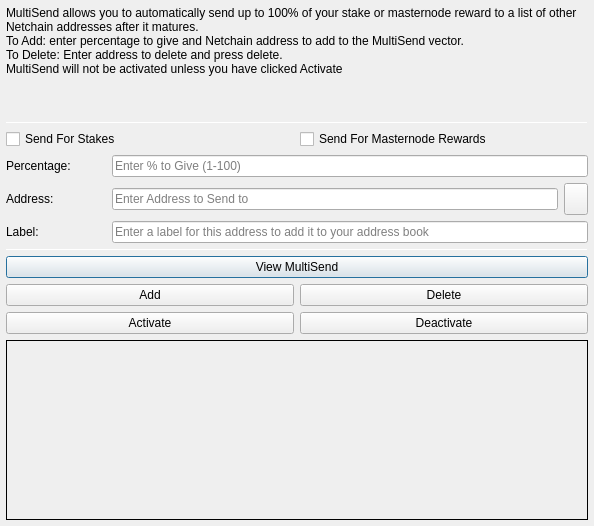
<?xml version="1.0" encoding="UTF-8"?>
<ui version="4.0">
 <class>MultiSendDialog</class>
 <widget class="QDialog" name="MultiSendDialog">
  <property name="windowModality">
   <enum>Qt::NonModal</enum>
  </property>
  <property name="geometry">
   <rect>
    <x>0</x>
    <y>0</y>
    <width>594</width>
    <height>526</height>
   </rect>
  </property>
  <property name="windowTitle">
   <string>MultiSend</string>
  </property>
  <layout class="QVBoxLayout" name="verticalLayout" stretch="0">
   <property name="leftMargin">
    <number>6</number>
   </property>
   <property name="topMargin">
    <number>6</number>
   </property>
   <property name="rightMargin">
    <number>6</number>
   </property>
   <property name="bottomMargin">
    <number>6</number>
   </property>
   <item>
    <layout class="QVBoxLayout" name="verticalLayout_Main" stretch="1,1,1,0,1,1,1">
     <item>
      <widget class="QLabel" name="label_2">
       <property name="lineWidth">
        <number>1</number>
       </property>
       <property name="text">
        <string>MultiSend allows you to automatically send up to 100% of your stake or masternode reward to a list of other Netchain addresses after it matures.
To Add: enter percentage to give and Netchain address to add to the MultiSend vector.
To Delete: Enter address to delete and press delete.
MultiSend will not be activated unless you have clicked Activate</string>
       </property>
       <property name="alignment">
        <set>Qt::AlignLeading|Qt::AlignLeft|Qt::AlignTop</set>
       </property>
       <property name="wordWrap">
        <bool>true</bool>
       </property>
      </widget>
     </item>
     <item>
      <widget class="Line" name="line">
       <property name="minimumSize">
        <size>
         <width>0</width>
         <height>1</height>
        </size>
       </property>
       <property name="maximumSize">
        <size>
         <width>16777215</width>
         <height>1</height>
        </size>
       </property>
       <property name="orientation">
        <enum>Qt::Horizontal</enum>
       </property>
      </widget>
     </item>
     <item>
      <layout class="QVBoxLayout" name="verticalLayout_Settings">
       <item>
        <layout class="QHBoxLayout" name="horizontalLayout">
         <item>
          <widget class="QCheckBox" name="multiSendStakeCheckBox">
           <property name="text">
            <string>Send For Stakes</string>
           </property>
          </widget>
         </item>
         <item>
          <widget class="QCheckBox" name="multiSendMasternodeCheckBox">
           <property name="text">
            <string>Send For Masternode Rewards</string>
           </property>
          </widget>
         </item>
        </layout>
       </item>
       <item>
        <layout class="QHBoxLayout" name="horizontalLayout_6">
         <item>
          <widget class="QLabel" name="label">
           <property name="minimumSize">
            <size>
             <width>100</width>
             <height>0</height>
            </size>
           </property>
           <property name="toolTip">
            <string>Percentage of stake to send</string>
           </property>
           <property name="text">
            <string>Percentage:</string>
           </property>
          </widget>
         </item>
         <item>
          <widget class="QLineEdit" name="multiSendPercentEdit">
           <property name="toolTip">
            <string>Enter whole numbers 1 - 100</string>
           </property>
           <property name="placeholderText">
            <string>Enter % to Give (1-100)</string>
           </property>
          </widget>
         </item>
        </layout>
       </item>
       <item>
        <layout class="QHBoxLayout" name="horizontalLayout_7">
         <item>
          <widget class="QLabel" name="label_5">
           <property name="minimumSize">
            <size>
             <width>100</width>
             <height>0</height>
            </size>
           </property>
           <property name="toolTip">
            <string>Address to send portion of stake to</string>
           </property>
           <property name="text">
            <string>Address:</string>
           </property>
          </widget>
         </item>
         <item>
          <widget class="QLineEdit" name="multiSendAddressEdit">
           <property name="toolTip">
            <string/>
           </property>
           <property name="placeholderText">
            <string>Enter Address to Send to</string>
           </property>
          </widget>
         </item>
         <item>
          <widget class="QToolButton" name="addressBookButton">
           <property name="maximumSize">
            <size>
             <width>16777215</width>
             <height>32</height>
            </size>
           </property>
           <property name="toolTip">
            <string>Choose an address from the address book</string>
           </property>
           <property name="text">
            <string/>
           </property>
           <property name="icon">
            <iconset resource="../netchain.qrc">
             <normaloff>:/icons/address-book</normaloff>:/icons/address-book</iconset>
           </property>
           <property name="shortcut">
            <string>Alt+A</string>
           </property>
          </widget>
         </item>
        </layout>
       </item>
      </layout>
     </item>
     <item>
      <layout class="QHBoxLayout" name="horizontalLayout_3">
       <item>
        <widget class="QLabel" name="label_3">
         <property name="minimumSize">
          <size>
           <width>100</width>
           <height>0</height>
          </size>
         </property>
         <property name="text">
          <string>Label:</string>
         </property>
        </widget>
       </item>
       <item>
        <widget class="QLineEdit" name="labelAddressLabelEdit">
         <property name="placeholderText">
          <string>Enter a label for this address to add it to your address book</string>
         </property>
        </widget>
       </item>
      </layout>
     </item>
     <item>
      <widget class="Line" name="line_2">
       <property name="minimumSize">
        <size>
         <width>0</width>
         <height>1</height>
        </size>
       </property>
       <property name="maximumSize">
        <size>
         <width>16777215</width>
         <height>1</height>
        </size>
       </property>
       <property name="orientation">
        <enum>Qt::Horizontal</enum>
       </property>
      </widget>
     </item>
     <item>
      <layout class="QVBoxLayout" name="verticalLayout_Buttons">
       <item>
        <layout class="QHBoxLayout" name="horizontalLayout_4">
         <item>
          <widget class="QPushButton" name="viewButton">
           <property name="toolTip">
            <string/>
           </property>
           <property name="statusTip">
            <string>View MultiSend Vector</string>
           </property>
           <property name="text">
            <string>View MultiSend</string>
           </property>
          </widget>
         </item>
        </layout>
       </item>
       <item>
        <layout class="QHBoxLayout" name="horizontalLayout_2">
         <item>
          <widget class="QPushButton" name="addButton">
           <property name="toolTip">
            <string/>
           </property>
           <property name="statusTip">
            <string>Add to MultiSend Vector</string>
           </property>
           <property name="text">
            <string>Add</string>
           </property>
          </widget>
         </item>
         <item>
          <widget class="QPushButton" name="deleteButton">
           <property name="toolTip">
            <string/>
           </property>
           <property name="statusTip">
            <string>Delete Address From MultiSend Vector</string>
           </property>
           <property name="text">
            <string>Delete</string>
           </property>
          </widget>
         </item>
        </layout>
       </item>
       <item>
        <layout class="QHBoxLayout" name="horizontalLayout_5">
         <item>
          <widget class="QPushButton" name="activateButton">
           <property name="statusTip">
            <string>Activate MultiSend</string>
           </property>
           <property name="text">
            <string>Activate</string>
           </property>
          </widget>
         </item>
         <item>
          <widget class="QPushButton" name="disableButton">
           <property name="statusTip">
            <string>Deactivate MultiSend</string>
           </property>
           <property name="text">
            <string>Deactivate</string>
           </property>
          </widget>
         </item>
        </layout>
       </item>
      </layout>
     </item>
     <item>
      <widget class="QLabel" name="message">
       <property name="minimumSize">
        <size>
         <width>0</width>
         <height>180</height>
        </size>
       </property>
       <property name="frameShape">
        <enum>QFrame::Panel</enum>
       </property>
       <property name="frameShadow">
        <enum>QFrame::Plain</enum>
       </property>
       <property name="lineWidth">
        <number>1</number>
       </property>
       <property name="midLineWidth">
        <number>1</number>
       </property>
       <property name="text">
        <string/>
       </property>
       <property name="alignment">
        <set>Qt::AlignLeading|Qt::AlignLeft|Qt::AlignTop</set>
       </property>
       <property name="wordWrap">
        <bool>true</bool>
       </property>
      </widget>
     </item>
    </layout>
   </item>
  </layout>
 </widget>
 <resources>
  <include location="../netchain.qrc"/>
 </resources>
 <connections/>
</ui>
